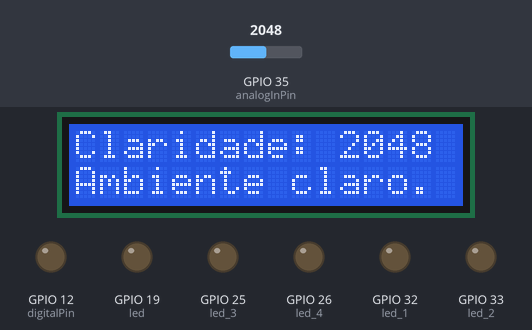
Recording of a sketch running on a simulated ESP32. Parts: 16×2 character LCD, output pins drawn as LEDs (lit = HIGH). Inputs (shaded band) come from the test bench; at power-on: GPIO 35 (analogInPin) = 2048. WiFi joins after 1.5 s; servers stay silent unless stated; what the sketch prints to the serial monitor is not drawn.

Above: at 3.8 s.
3.9 s: GPIO 35 (analogInPin) set to 427
At 4.9 s:
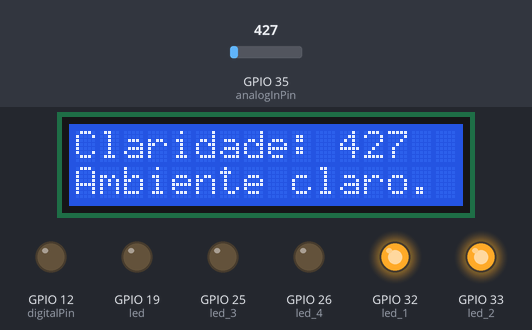
5.9 s: GPIO 35 (analogInPin) set to 360
At 8.3 s:
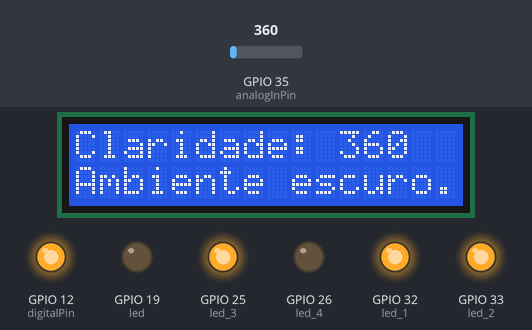
8.6 s: GPIO 35 (analogInPin) set to 160
At 10.4 s:
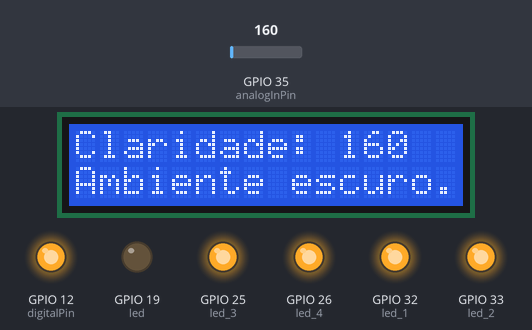
11.5 s: GPIO 35 (analogInPin) set to 640
At 13.7 s:
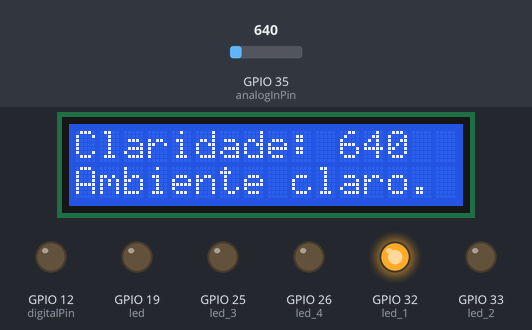
Timing chart, 0 to 15.2 s (numbered marks = the images above; inputs shaded):
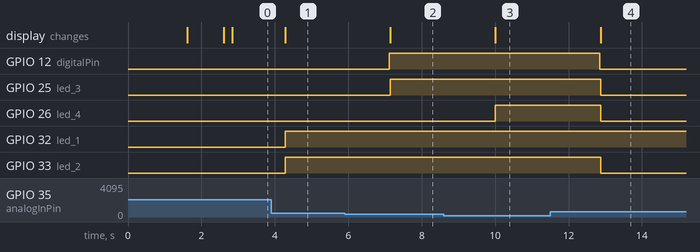

The sketch:

IoT_Lighting_Control.ino
```cpp
#include <WiFi.h>
#include <LiquidCrystal_I2C.h>

const char* ssid = "Wokwi-GUEST"; // Define o nome da rede Wi-Fi.
const char* password = "";        // Define a senha da rede Wi-Fi.

const char* host = "api.thingspeak.com";      // Define o host da API para troca e dados.
const char* APIkeyWrite = "YIAQZAZ9G7LX6IZA"; // Define a chave individual da API.

#define ch1 18
#define led 19

#define led_1 32
#define led_2 33
#define led_3 25
#define led_4 26

const int analogInPin = 35; // Pino analógico que o sensor está conectado.
const int digitalPin = 12;  // Pino digital que o sensor está conectado.

int sensorValue = 0; // valor que será lido do sensor

LiquidCrystal_I2C lcd(0x27, 16, 2);

void setup() {
  pinMode(led_1, OUTPUT);
  pinMode(led_2, OUTPUT);
  pinMode(led_3, OUTPUT);
  pinMode(led_4, OUTPUT);

  lcd.init();
  lcd.backlight();
  lcd.setCursor(1,0);
  lcd.print("Grupo 11:");
  lcd.setCursor(1,1);
  lcd.print("Projeto de IoT.");
  pinMode(ch1, INPUT_PULLUP);
  pinMode(led, OUTPUT);
  digitalWrite(led, LOW);
  Serial.begin(9600); // inicializa a comunicação serial com a taxa de 9600 bps
  pinMode(digitalPin, OUTPUT);

  WiFi.begin(ssid, password);  // rede e senha do WiFi
  Serial.print("Conectando-se ao WiFi");
  while (WiFi.status() != WL_CONNECTED)
  {
    delay(100);
    Serial.print(".");
  }

    Serial.println("Conectado a Rede! Seu IP é = ");
    Serial.println(WiFi.localIP());
    lcd.clear();
    lcd.setCursor(0,0);
    lcd.print("Conectou no WIFI");
    delay(1000);
    lcd.clear();

    digitalWrite(led_1, LOW);
    digitalWrite(led_2, LOW);
    digitalWrite(led_3, LOW);
    digitalWrite(led_4, LOW);
}

void loop() {

  WiFiClient client;
  const int httpPort = 80;

  if (!client.connect(host, httpPort))
  {
    return;
  }

  sensorValue = analogRead(analogInPin); // Faz a leitura do pino analógico

  Serial.print("sensor = " );            // Imprime o resultado no monitor serial
  Serial.println(sensorValue);

  if (sensorValue <= 1000 && sensorValue > 800)
  {
    lcd.clear();
    lcd.setCursor(0,0);
    lcd.print("Claridade: ");
    digitalWrite(digitalPin, LOW);
    lcd.setCursor(11,0);
    lcd.print(sensorValue);
    lcd.setCursor(0,1);
    lcd.print("Ambiente claro.");
    digitalWrite(led_1, LOW);
    digitalWrite(led_2, LOW);
    digitalWrite(led_3, LOW);
    digitalWrite(led_4, LOW);
  }
    else if (sensorValue <= 800 && sensorValue > 600)
  {
    lcd.clear();
    lcd.setCursor(0,0);
    lcd.print("Claridade: ");
    digitalWrite(digitalPin, LOW);
    lcd.setCursor(11,0);
    lcd.print(sensorValue);
    lcd.setCursor(0,1);
    lcd.print("Ambiente claro.");
    digitalWrite(led_1, HIGH);
    digitalWrite(led_2, LOW);
    digitalWrite(led_3, LOW);
    digitalWrite(led_4, LOW);
  }
    else if (sensorValue <= 600 && sensorValue > 400 )
  {
    lcd.clear();
    lcd.setCursor(0,0);
    lcd.print("Claridade: ");
    digitalWrite(digitalPin, LOW);
    lcd.setCursor(11,0);
    lcd.print(sensorValue);
    lcd.setCursor(0,1);
    lcd.print("Ambiente claro.");
    digitalWrite(led_1, HIGH);
    digitalWrite(led_2, HIGH);
    digitalWrite(led_3, LOW);
    digitalWrite(led_4, LOW);
  }
      else if (sensorValue <= 400 && sensorValue > 200)
  {
    lcd.clear();
    lcd.setCursor(0,0);
    lcd.print("Claridade: ");
    digitalWrite(digitalPin, HIGH);
    lcd.setCursor(11,0);
    lcd.print(sensorValue);
    lcd.setCursor(0,1);
    lcd.print("Ambiente escuro.");
    digitalWrite(led_1, HIGH);
    digitalWrite(led_2, HIGH);
    digitalWrite(led_3, HIGH);
    digitalWrite(led_4, LOW);
  }
      else if (sensorValue <= 200)
  {
    lcd.clear();
    lcd.setCursor(0,0);
    lcd.print("Claridade: ");
    digitalWrite(digitalPin, HIGH);
    lcd.setCursor(11,0);
    lcd.print(sensorValue);
    lcd.setCursor(0,1);
    lcd.print("Ambiente escuro.");
    digitalWrite(led_1, HIGH);
    digitalWrite(led_2, HIGH);
    digitalWrite(led_3, HIGH);
    digitalWrite(led_4, HIGH);
  }
  else
  {
    lcd.clear();
    lcd.setCursor(0,0);
    lcd.print("Claridade: ");
    digitalWrite(digitalPin, LOW);
    lcd.setCursor(11,0);
    lcd.print(sensorValue);
    lcd.setCursor(0,1);
    lcd.print("Ambiente claro.");
    digitalWrite(led_1, LOW);
    digitalWrite(led_2, LOW);
    digitalWrite(led_3, LOW);
    digitalWrite(led_4, LOW);
  }

  delay(500); // Aguarda 500 milisegundos para estabilizar o conversor ADC

  if (!client.connect(host, httpPort))
    {
      return;
    }
    String url = "/update?api_key=";
    url += APIkeyWrite;
    url += "&field1=";
    url += String(sensorValue);
    url += "\r\n";
    String endereco = String("GET ") + url + " HTTP/1.1\r\n" + "Host: " + host + "\r\n" + "Connection: close\r\n\r\n";
    client.print(endereco);
    delay(500);

}
```

Measured:
- the behaviour switches between 401 and 400 on GPIO 35 (analogInPin) (found by bisection; images 1 and 2)
- after the input at 3.9 s, GPIO 32 (led_1), GPIO 33 (led_2): LOW → HIGH after 0.38 s; the display: changes after 0.38 s (image 1)
- after the input at 5.9 s, GPIO 12 (digitalPin), GPIO 25 (led_3): LOW → HIGH after 1.2 s; the display: changes after 1.2 s (image 2)
- after the input at 8.6 s, GPIO 26 (led_4): LOW → HIGH after 1.4 s; the display: changes after 1.4 s (image 3)
- after the input at 11.5 s, GPIO 12 (digitalPin), GPIO 25 (led_3), GPIO 26 (led_4), GPIO 33 (led_2): HIGH → LOW after 1.4 s; the display: changes after 1.4 s (image 4)
